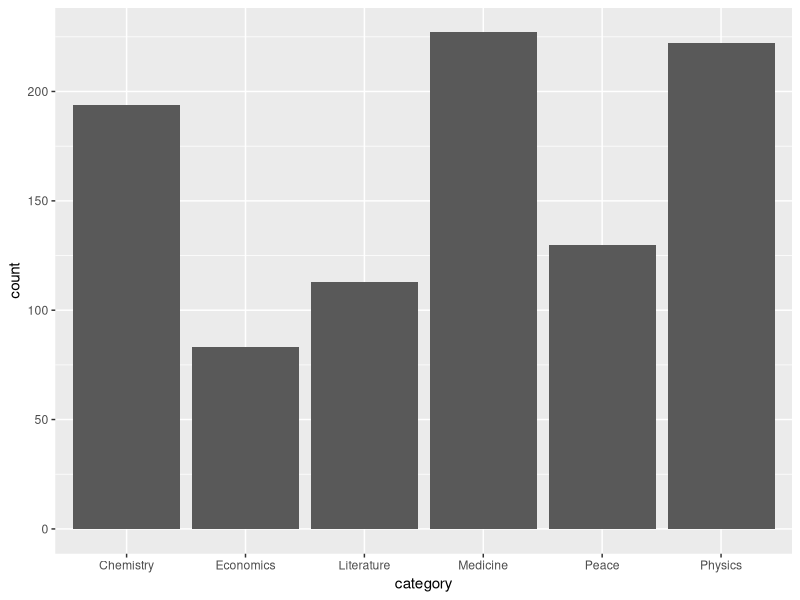
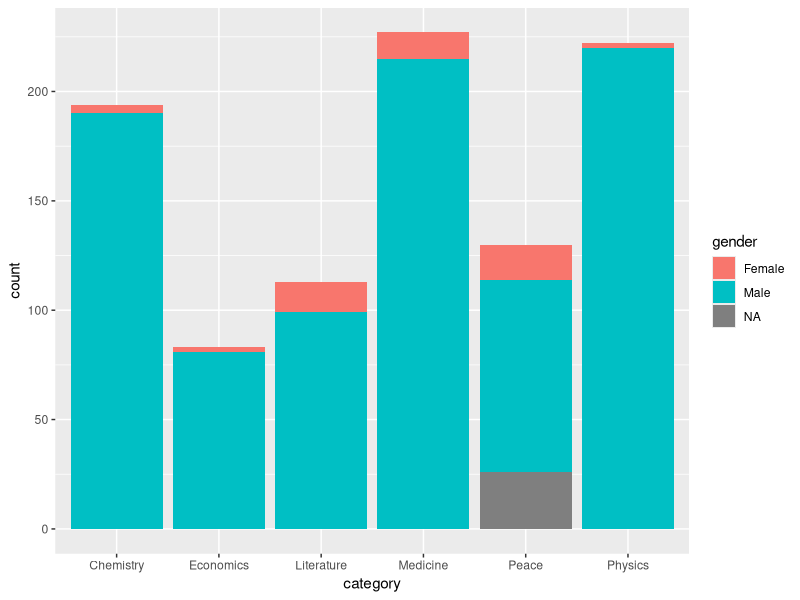
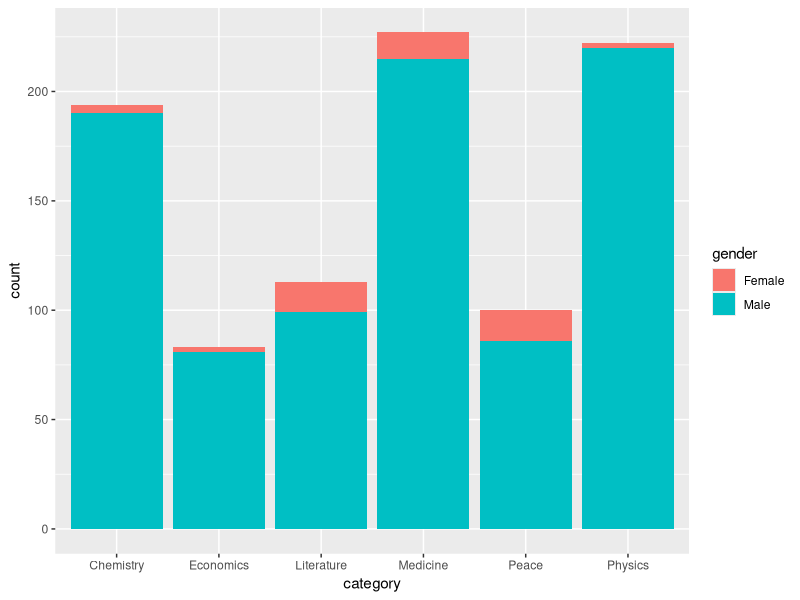
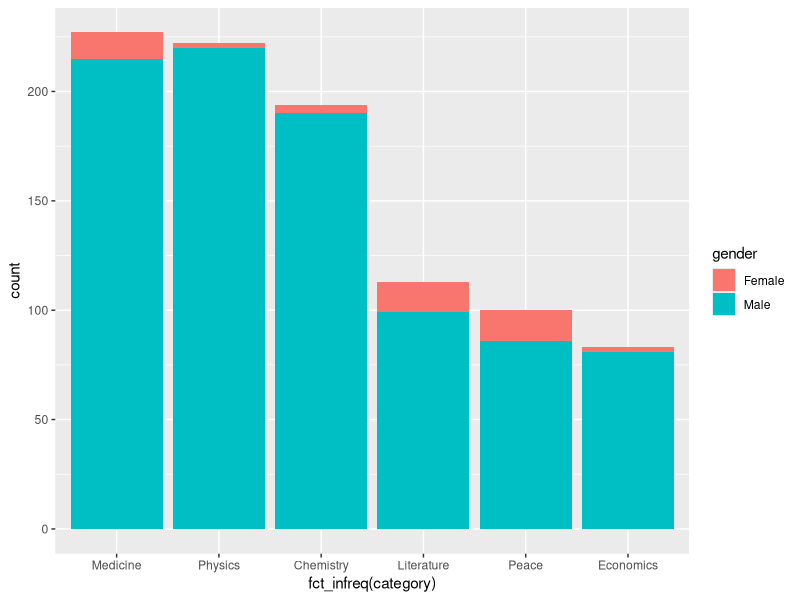
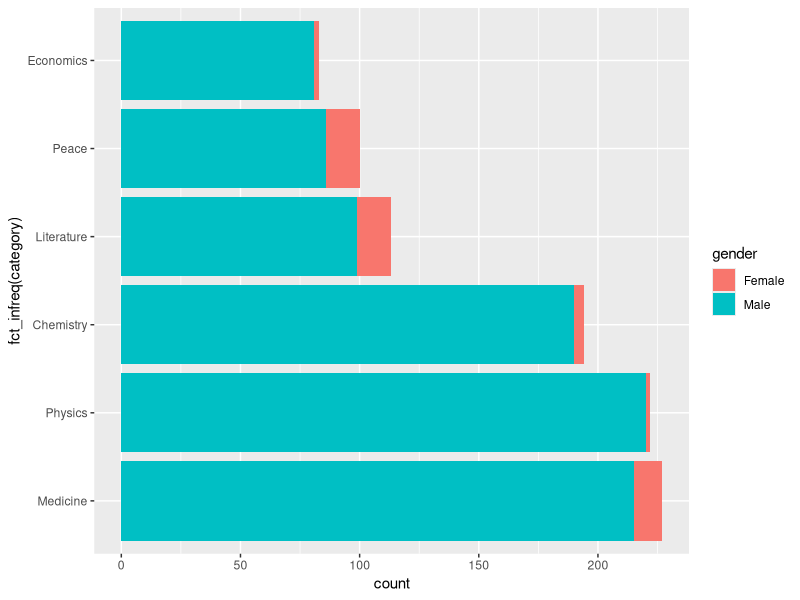
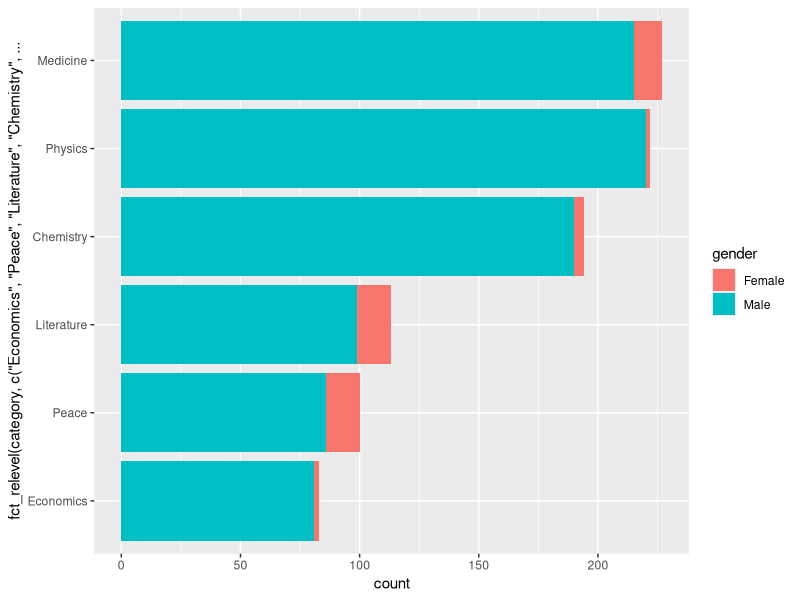
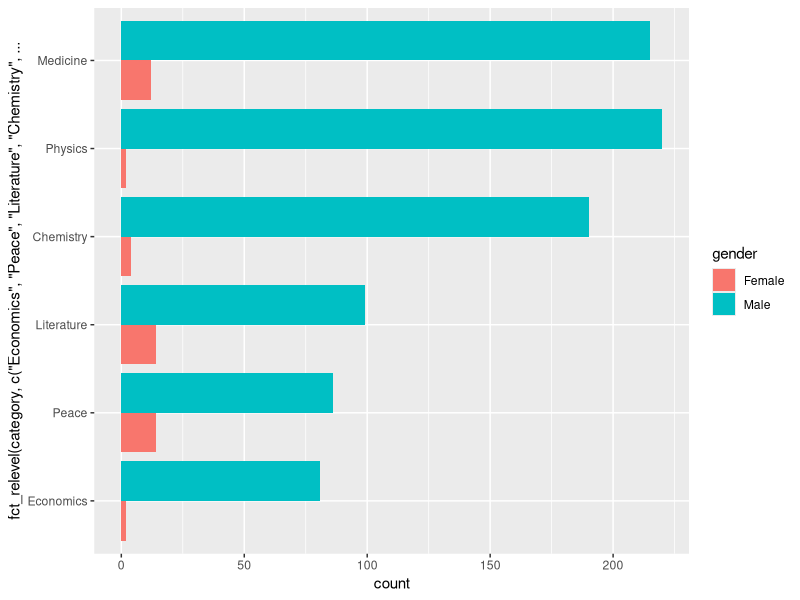

Write the R code that produced these figures, in order.
# ========== Exercise 2 ==========
#        Nobel Prize Winners
#
# Data: https://github.com/rfordatascience/tidytuesday/tree/master/data/2019/2019-05-14

library(ggplot2)
library(dplyr)
library(readr)

# Step 1 - Read the data from the file and take a look at the structure
nobel_winners <- read_csv("./data/nobel_winners.csv")

glimpse(nobel_winners)
# or str, or summary


# Step 2 - Create bar chart on number of nobel winners for each category
ggplot(data = nobel_winners, aes(x = category)) +
  geom_bar()


# Step 3 - Show winners by gender by mapping it to `fill` aesthethic
ggplot(data = nobel_winners, aes(x = category)) +
  geom_bar(aes(fill = gender))



# Step 4 - Filter out individual laureates and save it to nobel_laureates_ind

nobel_winners_ind  <- nobel_winners  %>%
  filter( laureate_type == "Individual" )

# Step 5 - Plot the same graph with the dataset nobel_laureates_ind

ggplot(data = nobel_winners_ind, aes(x = category)) +
  geom_bar(aes(fill = gender))


# Step 6 - Change the order of the bars as from higher to lower

# Tip: One way of doing it is to reorder factors. To my knowledge the quickest and cleanest way would be using `fct_infreq` function that sorts factors by their frequency. You can wrap the category column directly into the function on the fly in aesthetic function.
library(forcats)

ggplot(data = nobel_winners_ind, aes(x = fct_infreq(category))) +
  geom_bar(aes(fill = gender))



# Step 7 - Flip coordinates by adding `coord_flip()` function
ggplot(data = nobel_winners_ind, aes(x = fct_infreq(category))) +
  geom_bar(aes(fill = gender)) +
  coord_flip()


# Step 8 - Fix the ordering by using fct_relevel function instead. You can get help by ?fct_relevel

ggplot(data = nobel_winners_ind, aes(x = fct_relevel(category, c("Economics", "Peace", "Literature", "Chemistry", "Physics", "Medicine")))) +
  geom_bar(aes(fill = gender)) +
  coord_flip()


# Step 9 - Place bars for different genders next to each other 

ggplot(data = nobel_winners_ind, aes(x = fct_relevel(category, c("Economics", "Peace", "Literature", "Chemistry", "Physics", "Medicine")))) +
  geom_bar(aes(fill = gender), position = "dodge") +
  coord_flip()
